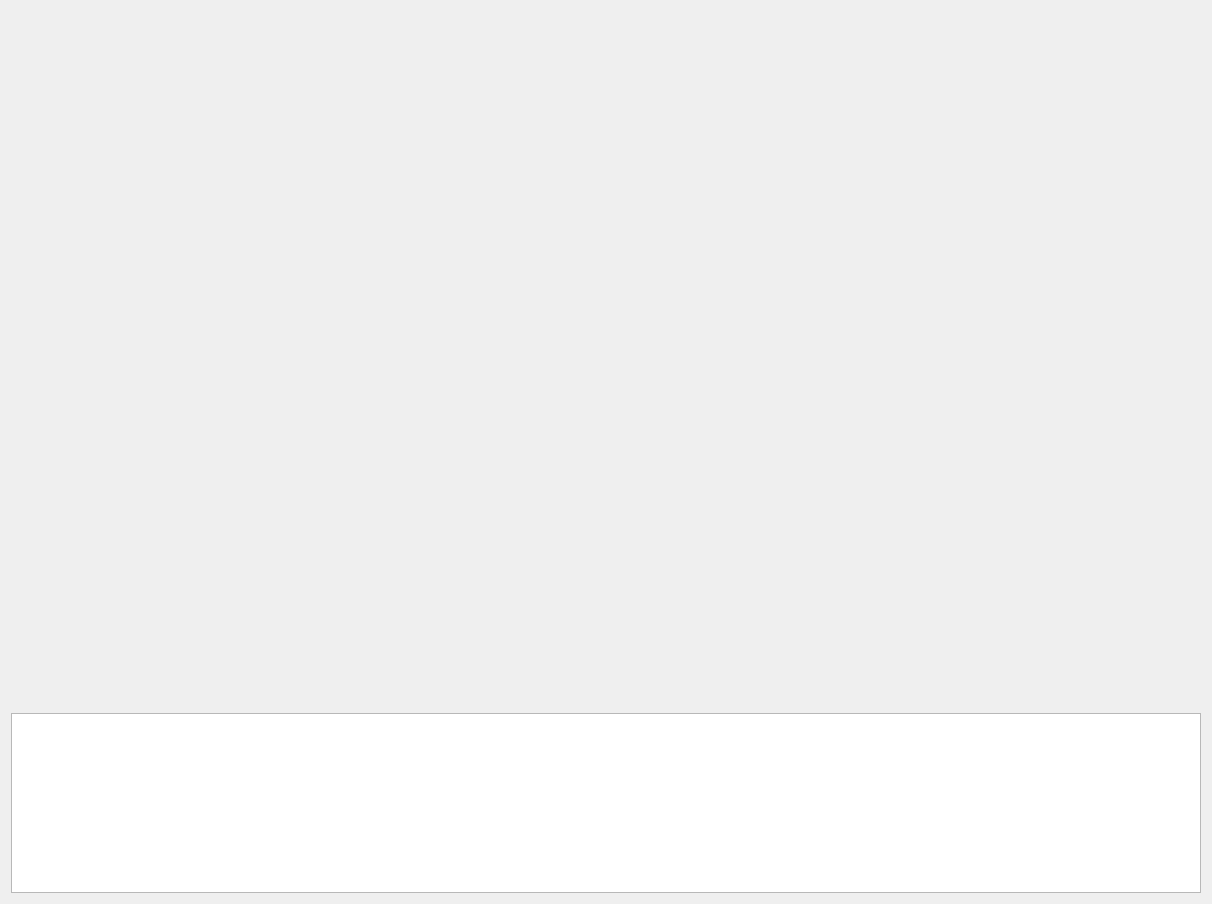
<?xml version="1.0" encoding="UTF-8"?>
<ui version="4.0">
 <class>Home_MainWid</class>
 <widget class="QWidget" name="Home_MainWid">
  <property name="geometry">
   <rect>
    <x>0</x>
    <y>0</y>
    <width>1212</width>
    <height>904</height>
   </rect>
  </property>
  <property name="font">
   <font>
    <family>微软雅黑</family>
    <pointsize>11</pointsize>
   </font>
  </property>
  <property name="windowTitle">
   <string>Form</string>
  </property>
  <layout class="QGridLayout" name="gridLayout">
   <item row="0" column="0">
    <widget class="QWidget" name="workWid" native="true"/>
   </item>
   <item row="1" column="0">
    <widget class="QPlainTextEdit" name="textEdit">
     <property name="maximumSize">
      <size>
       <width>16777215</width>
       <height>180</height>
      </size>
     </property>
     <property name="readOnly">
      <bool>true</bool>
     </property>
    </widget>
   </item>
  </layout>
 </widget>
 <resources/>
 <connections/>
</ui>
